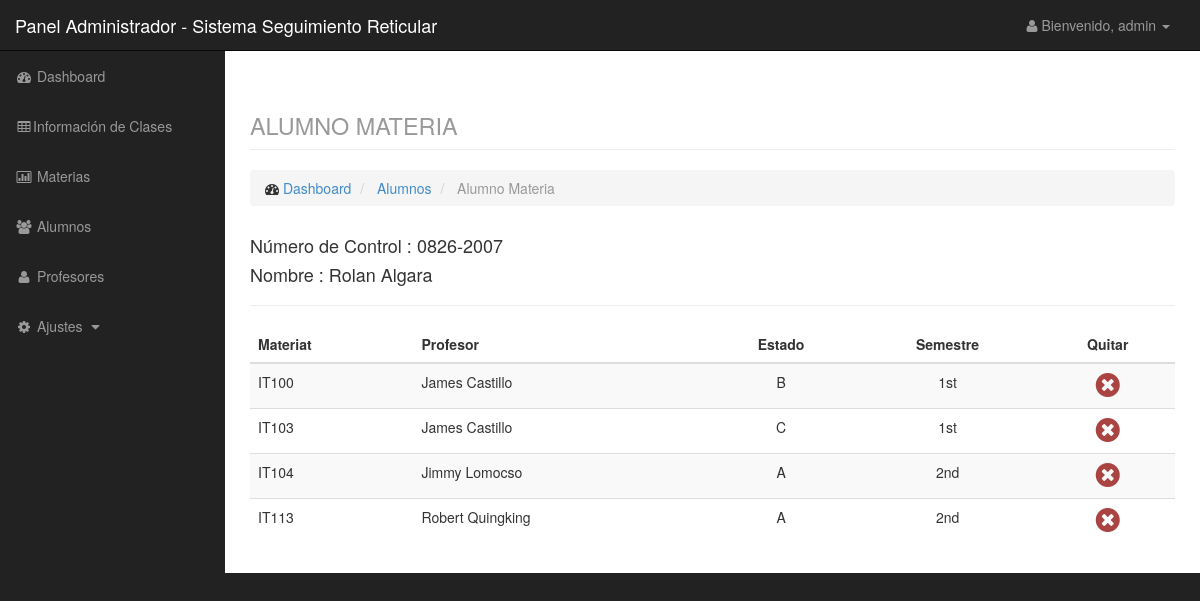
/retic/admin/studentsubject.php?id=2 (signed in), run on the app's committed database.
### tables this page shows
CREATE TABLE `student` (
  `id` int(11) NOT NULL,
  `studid` varchar(50) NOT NULL,
  `fname` varchar(100) NOT NULL,
  `lname` varchar(100) NOT NULL,
  `face` varchar(60) NOT NULL,
  `correo` varchar(50) NOT NULL,
  `telefono` varchar(50) NOT NULL,
  `semestre_fk` int(2) NOT NULL
);

CREATE TABLE `class` (
  `id` int(11) NOT NULL,
  `course` varchar(50) NOT NULL,
  `year` varchar(50) NOT NULL,
  `section` varchar(50) NOT NULL,
  `sem` varchar(50) NOT NULL,
  `teacher` varchar(100) NOT NULL,
  `subject` varchar(100) NOT NULL
);

CREATE TABLE `teacher` (
  `id` int(11) NOT NULL,
  `teachid` varchar(50) NOT NULL,
  `fname` varchar(100) NOT NULL,
  `lname` varchar(100) NOT NULL
);

### retic/admin/data/student_model.php (called while the page is built, shortened)
<?php
    $student = new Datastudent();
    class Datastudent {
        function getstudentbyid($id){
            $q = "select * from student where id=$id";
            $r = mysql_query($q);
            return $r;
        }
    }
?>

### retic/admin/studentsubject.php (the view, shortened to what this page needs)
<?php
    include('include/header.php');
    include('include/sidebar.php');
    include('data/student_model.php');
    $id = $_GET['id'];
    $student = $student->getstudentbyid($id);
?>
<div id="page-wrapper">
    <div class="container-fluid">
        <div class="row">
            <div class="col-lg-12">
                <h1 class="page-header">
                    <small>ALUMNO MATERIA</small>
                </h1>
                <ol class="breadcrumb">
                    <li>
                        <i class="fa fa-dashboard"></i> <a href="index.php">Dashboard</a>
                    </li>
                    <li>
                        <a href="studentlist.php">Alumnos</a>
                    </li>
                    <li class="active">
                        Alumno Materia
                    </li>
                </ol>
            </div>
        </div>
        <div class="row">
            <div class="col-lg-12">
                <?php while($row = mysql_fetch_array($student)): ?>
                <h4>Número de Control : <?php echo $row['studid']; ?></h4>
                <h4>Nombre : <?php echo $row['fname'].' '.$row['lname']; ?></h4>
                <?php endwhile; ?>
                <hr />
                <div class="table-responsive">
                <table class="table table-striped">
                    <thead>
                        <tr>
                            <th>Materiat</th>
                            <th>Profesor</th>
                            <th class="text-center">Estado</th>
                            <th class="text-center">Semestre</th>
                            <th class="text-center">Quitar</th>
                        </tr>
                    </thead>
                    <tbody>
<?php
    $r1 = mysql_query("select * from studentsubject where studid=$id");
    while($row = mysql_fetch_array($r1)):
        $r2 = mysql_query('select * from class where id='.$row['classid'].'');
        while($rows = mysql_fetch_array($r2)):
            $r3 = mysql_query('select * from teacher where id='.$rows['teacher'].'');
            $teacher = null;
            if($r3){
                 $teacher = mysql_fetch_array($r3);
                $teacher = $teacher['fname'].' '.$teacher['lname'];
            }?>
                        <tr>
                            <td><?php echo $rows['subject']; ?></td>
                            <td><?php echo $teacher ?></td>
                            <td class="text-center"><?php echo $rows['section']; ?></td>
                            <td class="text-center"><?php echo $rows['sem']; ?></td>
                            <td class="text-center"><a href="data/student_model.php?q=removesubject&studid=<?php echo $id;?>&classid=<?php echo $rows['id']; ?>"><i class="fa fa-times-circle text-danger fa-2x confirmation"></i></a></td>
                        </tr>
        <?php endwhile;
    endwhile;
?>
                    </tbody>
                </table>
            </div>
            </div>
        </div>
    </div>
</div>
<?php include('include/footer.php');

### retic/css/sb-admin.css (style rules this page uses)
body { margin-top: 100px; background-color: #222; }
@media (min-width:768px) { body { margin-top: 50px; } }
#page-wrapper { width: 100%; padding: 0; background-color: #fff; }
@media (min-width:768px) { #page-wrapper { padding: 10px; } }

### data on the page
student: studid "0826-2007", fname "Rolan", lname "Algara"
class: subject "IT100", teacher.fname+lname "James Castillo", section "B", sem "1st"
class: subject "IT103", teacher.fname+lname "James Castillo", section "C", sem "1st"
class: subject "IT104", teacher.fname+lname "Jimmy Lomocso", section "A", sem "2nd"
class: subject "IT113", teacher.fname+lname "Robert Quingking", section "A", sem "2nd"

### other printed values
$_SESSION['level'] "admin"
